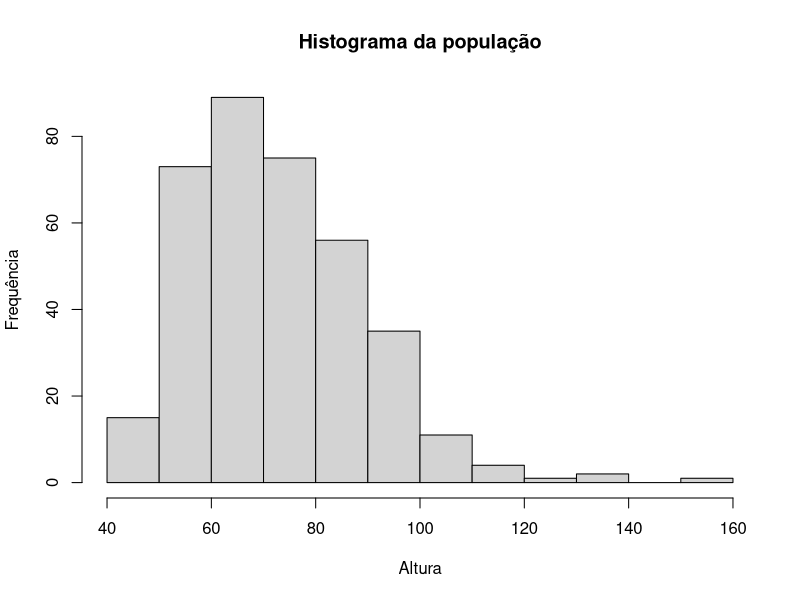
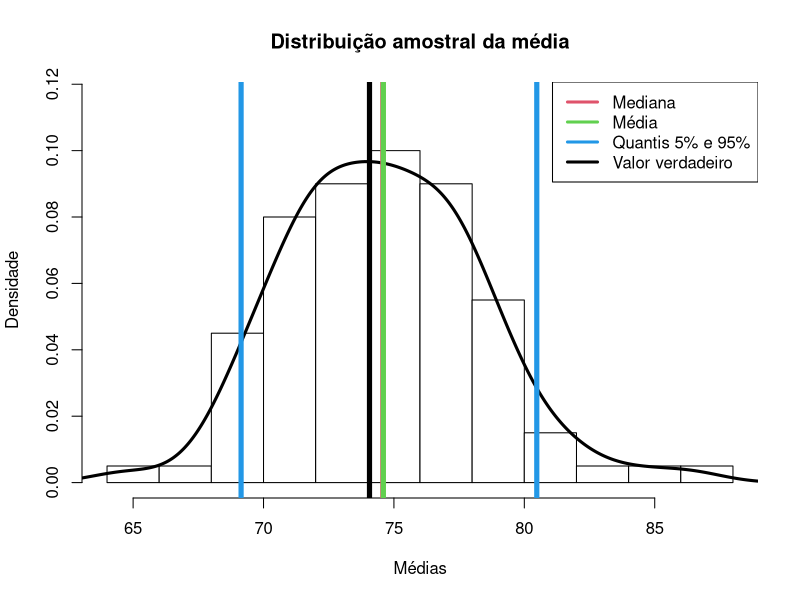
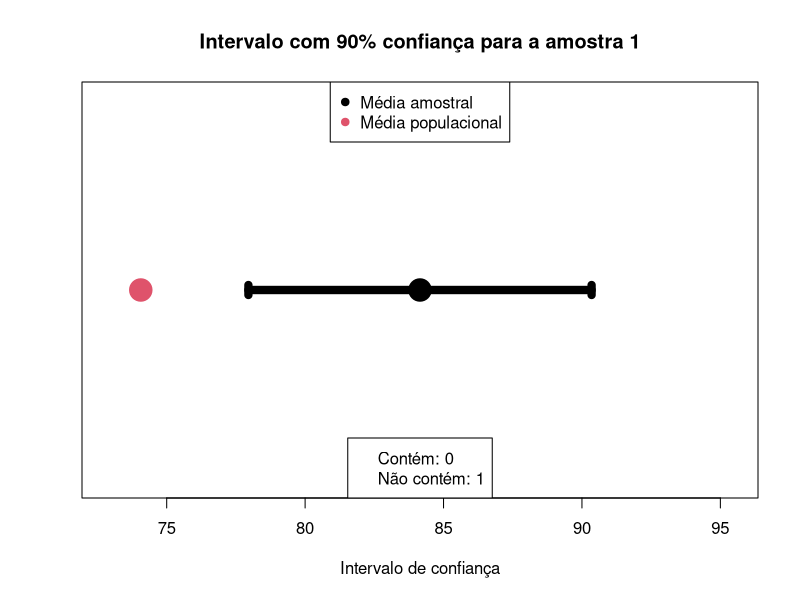
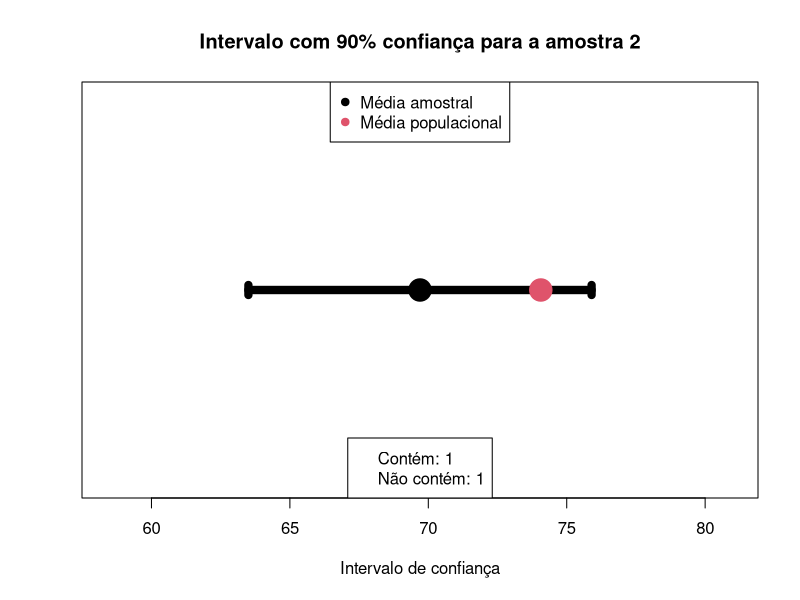
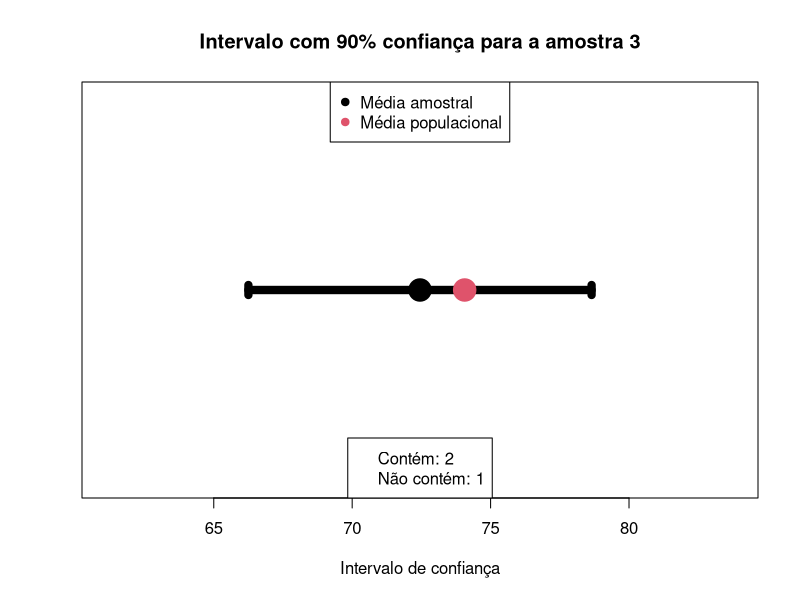
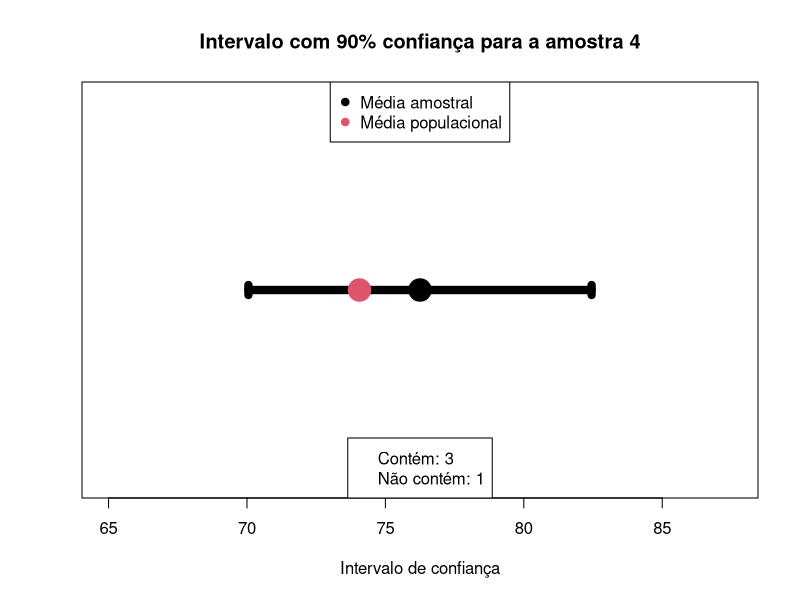
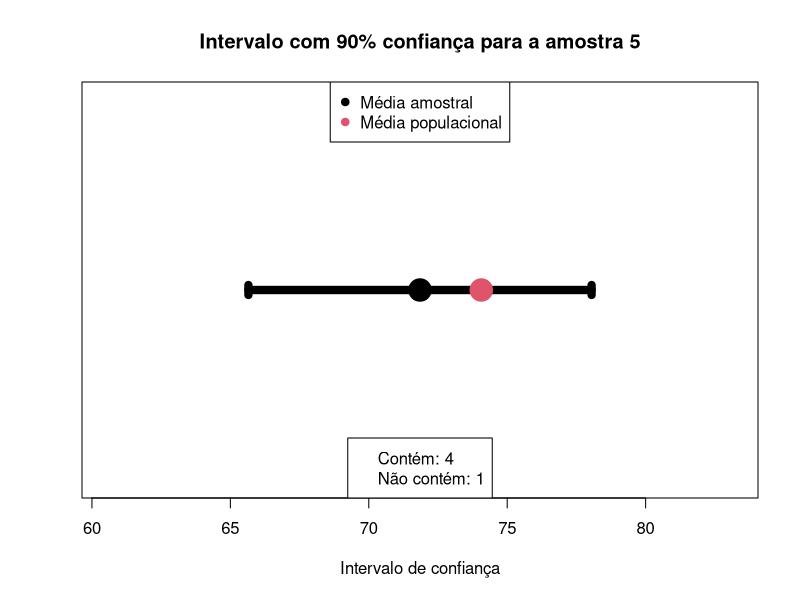
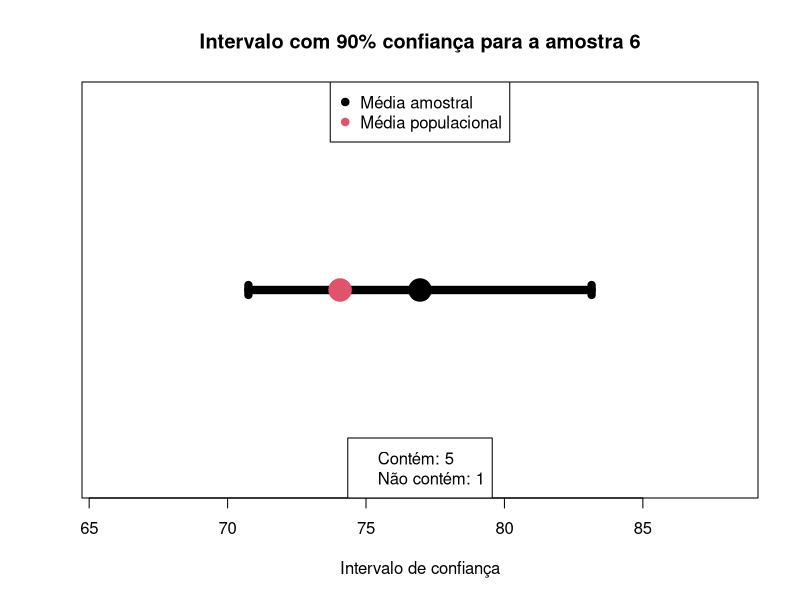

Source code (R) for these figures, in order:
#----------------------------------------------------------------------
#
# Prof. Lineu Alberto Cavazani de Freitas
# Laboratório de Estatística e Geoinformação
# Departamento de Estatística
# Universidade Federal do Paraná
# URL: https://lineu96.github.io/
#
# INTRODUÇÃO A INFERÊNCIA
# DISTRIBUIÇÃO AMOSTRAL DA MÉDIA
#
#----------------------------------------------------------------------

## População

# populacao <- rnorm(30, 170,10)
quest <- read.csv("respostas-2024.csv")
populacao <- quest$Qual.o.seu.peso.
populacao <- populacao[(populacao > 0 & populacao <= 200)] 
length(populacao)

hist(populacao, 
     xlab = 'Altura', 
     ylab = 'Frequência',
     main = 'Histograma da população')

#-----------------------------------------------------------------------

## Definindo algumas quantidades
n_amostras <- 100
tamanho_amostra <- 20

#-----------------------------------------------------------------------

## Coletando diferentes amostras
amostras <- matrix(nrow = tamanho_amostra, 
                   ncol = n_amostras)

for(i in 1:n_amostras) {
  amostras[,i] <- sample(populacao, 
                         size = tamanho_amostra, 
                         replace = TRUE)  
}

amostras <- as.data.frame(amostras)
dim(amostras)
#View(amostras)
#-----------------------------------------------------------------------

## Calculando a média de cada amostra
medias <- colMeans(amostras)
#View(medias)

#-----------------------------------------------------------------------

## Distribuição amostral empírica de forma gráfica

hist(medias,
     col = 0,
     probability = T,
     xlab = 'Médias', 
     ylab = 'Densidade',
     main = 'Distribuição amostral da média',
     ylim = c(0, max(density(medias)$y) + 0.2*max(density(medias)$y)))

lines(density(medias), col = 1, lwd = 3)

#-----------------------------------------------------------------------

## Adicionando quantidades no gráfico
media <- mean(medias)
mediana <- median(medias)
ic <- quantile(medias, c(0.05, 0.95))

### Mediana
abline(v = mediana,
       col = 2, lwd = 5)

### Média
abline(v = media,
       col = 3, lwd = 5)

### Quantis
abline(v = ic,
       col = 4, lwd = 5)

### Valor real do parâmetro
abline(v = mean(populacao), col = 1, lwd = 5)

legend(x = "topright", 
       lwd = c(3,3,3,3), 
       col= c(2,3,4,1), 
       legend=c("Mediana",
                "Média",
                "Quantis 5% e 95%",
                "Valor verdadeiro"))

### Comparando os valores
t(data.frame(media = media,
             mediana = mediana,
             verdadeiro = mean(populacao)))

## Uma estimativa intervalar baseada na distribuição amostral
ic

#-----------------------------------------------------------------------

## Construindo os intervalos baseado nas amostras
### Eixo x variando

contem <- c()

for (i in 1:100) {
  
  Sys.sleep(0.3)
  
  ### Média e desvio padrão (populacional)
  media_amostra <- mean(amostras[,i])
  dp_populacao <- sd(populacao)/sqrt(nrow(amostras))
  
  ### Gráfico
  inferior <- media_amostra - (3*dp_populacao)
  superior <- media_amostra + (3*dp_populacao)
  
  ic <- qnorm(c(0.05, 0.95),
              media_amostra, 
              dp_populacao)
  
  plot(media_amostra, 1,
       ylim=range(c(0.5, 1.5)),
       xlim=range(c(inferior, superior)),
       pch=19,
       cex=3,
       xlab="Intervalo de confiança", 
       ylab="",
       yaxt="n",
       main=paste0("Intervalo com 90% confiança para a amostra ", i)
  )
  
  arrows(ic[1], 
         1, 
         ic[2], 
         1, 
         length=0.05, 
         angle=90, 
         code=3,
         lwd = 8)
  
  ## Verdadeira média
  points(x = mean(populacao), y=1, col = 2, pch = 19, cex = 3)
  
  legend(x = "top", 
         pch = c(19,19), 
         col= c(1,2), 
         legend=c("Média amostral",
                  "Média populacional"))
  
  contem[i] <- 
    mean(populacao) >= ic[1] &
    mean(populacao) <= ic[2]
  
  legend(x = "bottom", 
         #pch = c(19,19), 
         col= c(1,2), 
         legend=c(paste0('Contém: ', sum(contem)),
                  paste0('Não contém: ',sum(!contem))))  
}

#-----------------------------------------------------------------------

## Construindo os intervalos baseado nas amostras
### Eixo x fixo

contem <- c()

for (i in 1:100) {
  
  Sys.sleep(0.3)
  
  ### Média e desvio padrão
  media_amostra <- mean(amostras[,i])
  dp_populacao <- sd(populacao)/sqrt(nrow(amostras))
  
  ### Gráfico
  inferior <- mean(sort(populacao)[1:tamanho_amostra])
  superior <- mean(sort(populacao, decreasing = T)[1:tamanho_amostra])
  
  ic <- qnorm(c(0.05, 0.95),
              media_amostra, 
              dp_populacao)
  
  plot(media_amostra, 1,
       ylim=range(c(0.5, 1.5)),
       xlim=range(c(inferior, superior)),
       pch=19,
       cex=3,
       xlab="Intervalo de confiança", 
       ylab="",
       yaxt="n",
       main=paste0("Intervalo com 90% de confiança para a amostra ", i)
  )
  
  abline(v=mean(populacao), lwd = 5, col=2)
  points(x = media_amostra, y=1, col = 1, pch = 19, cex = 3)
  
  arrows(ic[1], 
         1, 
         ic[2], 
         1, 
         length=0.05, 
         angle=90, 
         code=3,
         lwd = 8)
  
  legend(x = "top", 
         pch = c(19,19), 
         col= c(1,2), 
         legend=c("Média amostral",
                  "Média populacional"))
  
  contem[i] <- 
    mean(populacao) >= ic[1] &
    mean(populacao) <= ic[2]
  
  legend(x = "bottom", 
         #pch = c(19,19), 
         col= c(1,2), 
         legend=c(paste0('Contém: ', sum(contem)),
                  paste0('Não contém: ',sum(!contem))))
  
}

#-----------------------------------------------------------------------

## Construindo os intervalos baseado nas amostras
### Todos os intervalos juntos

contem <- c()

dp_populacao <- sd(populacao)/sqrt(nrow(amostras))
inferior <- mean(populacao) - (10*dp_populacao)
superior <- mean(populacao) + (5*dp_populacao)

plot(1:100, 
     rep(mean(populacao),100),
     xlim=c(1,100),
     ylim=c(inferior, superior),
     type = 'l',
     lwd = 5,
     xlab="Intervalo de confiança", 
     ylab="",
     xaxt="n",
     main=paste0("Intervalos com 90% de confiança")
)

for (i in 1:100) {
  
  Sys.sleep(0.3)
  
  ### Média e desvio padrão
  media_amostra <- mean(amostras[,i])
  dp_populacao <- sd(populacao)/sqrt(nrow(amostras))
  
  ic <- qnorm(c(0.05, 0.95),
              media_amostra, 
              dp_populacao)
  
  contem[i] <- 
    mean(populacao) >= ic[1] &
    mean(populacao) <= ic[2]
  
  arrows(i, 
         ic[1], 
         i, 
         ic[2], 
         length=0.05, 
         angle=90, 
         code=3,
         lwd = ifelse(contem[i] == T, 1,3),
         col = ifelse(contem[i] == T, 1,2))
  
  legend(x = "bottom", 
         #pch = c(NA,19), 
         lty = c(1,NA,NA,NA),
         lwd = c(5,NA,NA,NA),
         col= c(1,NA,1,2), 
         legend=c("Média populacional",
                  NA,
                  paste0('Contém: ', sum(contem)),
                  paste0('Não contém: ',sum(!contem))))
  
  
}

#-----------------------------------------------------------------------

# Plotando apenas a distribuição amostral empírica e a 
# baseada no teorema do limite central

plot(0, type = 'n', 
     xlim = c(min(medias) - 4*sd(medias),
              max(medias) + 4*sd(medias)),
     ylim = c(0, (max(density(medias)$y) + 0.15*max(density(medias)$y))),
     xlab = '',
     ylab = '',
     main = 'Comparação distribuição amostral baseada no TLC x distribuição amostral construída')

### Gráfico
inferior <- mean(medias) - dp_populacao
superior <- mean(medias) + dp_populacao

x <- seq(-4, 4, 
         length = 1000) * dp_populacao + mean(medias)

y <- dnorm(x, mean(medias), dp_populacao)

lines(x,y, 
      type = "l", 
      lwd = 10,
      col = 1)

lines(density(medias), col = 2	, lwd = 10)  

legend(x = "topright", 
       #pch = c(NA,19), 
       lty = c(1,1),
       lwd = c(5,5),
       col= c(1,2), 
       legend=c("Dist. amostral TLC",
                "Dis. amostral empírica"))

#-----------------------------------------------------------------------/
